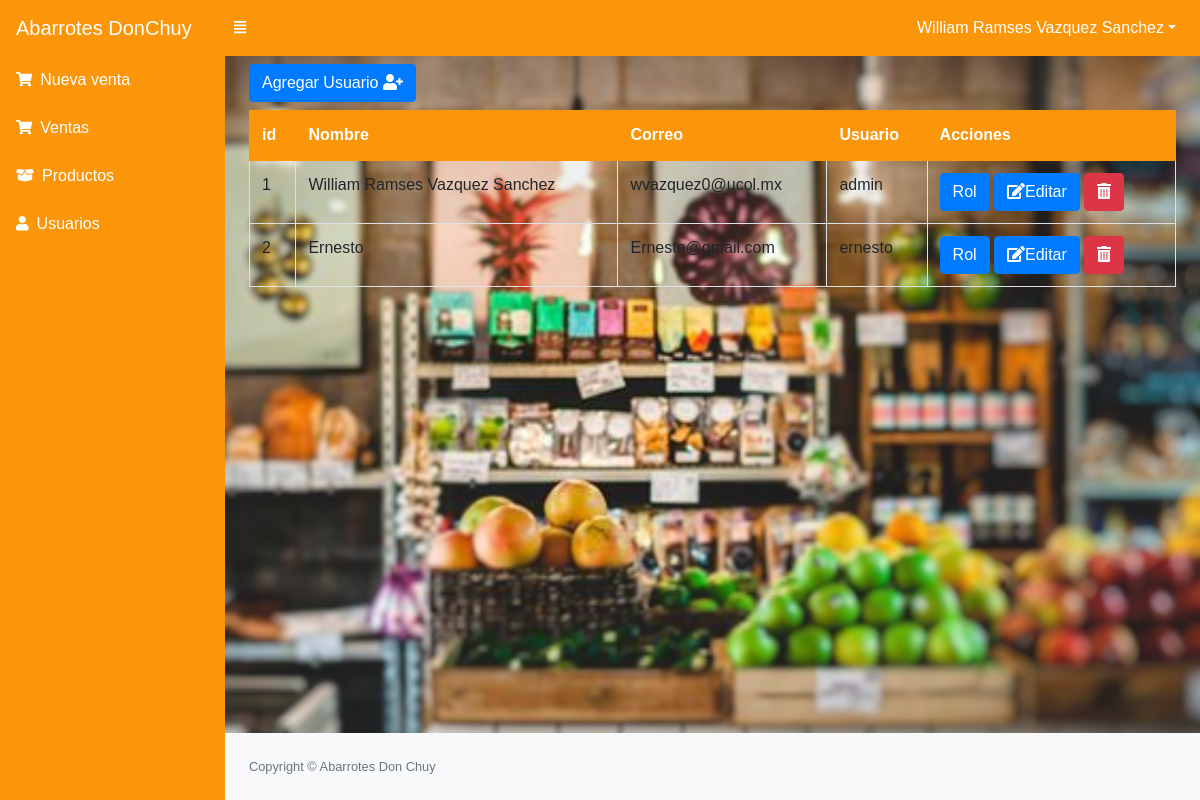
Screenshot of /src/usuarios.php (signed in) with the database file from the repository.
### tables this page shows
CREATE TABLE `usuario` (
  `idusuario` int(11) NOT NULL,
  `nombre` varchar(100) NOT NULL,
  `correo` varchar(100) NOT NULL,
  `usuario` varchar(20) NOT NULL,
  `clave` varchar(50) NOT NULL,
  `estado` int(11) NOT NULL DEFAULT 1
);

### src/usuarios.php (the view, shortened to what this page needs)
<?php
include_once "includes/header.php";
?>
<button class="btn btn-primary" type="button" data-toggle="modal" data-target="#nuevo_usuario"> Agregar Usuario <i class="fas fa-user-plus""></i></button>
<div class="table-responsive">
    <table class="table table-hover table-striped table-bordered mt-2" id="tbl">
        <thead class="thead-dark">
            <tr>
                <th>id</th>
                <th>Nombre</th>
                <th>Correo</th>
                <th>Usuario</th>
                <th>Acciones</th>
            </tr>
        </thead>
        <tbody>
            <?php
            include "../conexion.php";
            $query = mysqli_query($conexion, "SELECT * FROM usuario ORDER BY estado DESC");
            $result = mysqli_num_rows($query);
            if ($result > 0) {
                while ($data = mysqli_fetch_assoc($query)) {
            ?>
                    <tr>
                        <td><?php echo $data['idusuario']; ?></td>
                        <td><?php echo $data['nombre']; ?></td>
                        <td><?php echo $data['correo']; ?></td>
                        <td><?php echo $data['usuario']; ?></td>
                        <td>
                            <?php if ($data['estado'] == 1) { ?>
                                <a href="rol.php?id=<?php echo $data['idusuario']; ?>" class="btn btn-primary">Rol</a>
                                <a href="editar_usuario.php?id=<?php echo $data['idusuario']; ?>" class="btn btn-primary"><i class='fas fa-edit'></i>Editar</a>
                                <form action="eliminar_usuario.php?id=<?php echo $data['idusuario']; ?>" method="post" class="confirmar d-inline">
                                    <button class="btn btn-danger" type="submit"><i class='fas fa-trash-alt'></i> </button>
                                </form>
                            <?php } ?>
                        </td>
                    </tr>
            <?php }
            } ?>
        </tbody>
    </table>
</div>
<?php include_once "includes/footer.php"; ?>

### src/includes/header.php (style rules this page uses)
body { margin: 0; padding: 0; background: url(assets/img/desen.png); background-size: cover; background-position: center; font-family: sans-serif; }

### rows the page displays
usuario: idusuario "1", nombre "William Ramses Vazquez Sanchez", correo "wvazquez0@ucol.mx", usuario "admin"
usuario: idusuario "2", nombre "Ernesto", correo "Ernesto@gmail.com", usuario "ernesto"

### other values shown
$_SESSION['nombre'] "William Ramses Vazquez Sanchez"
